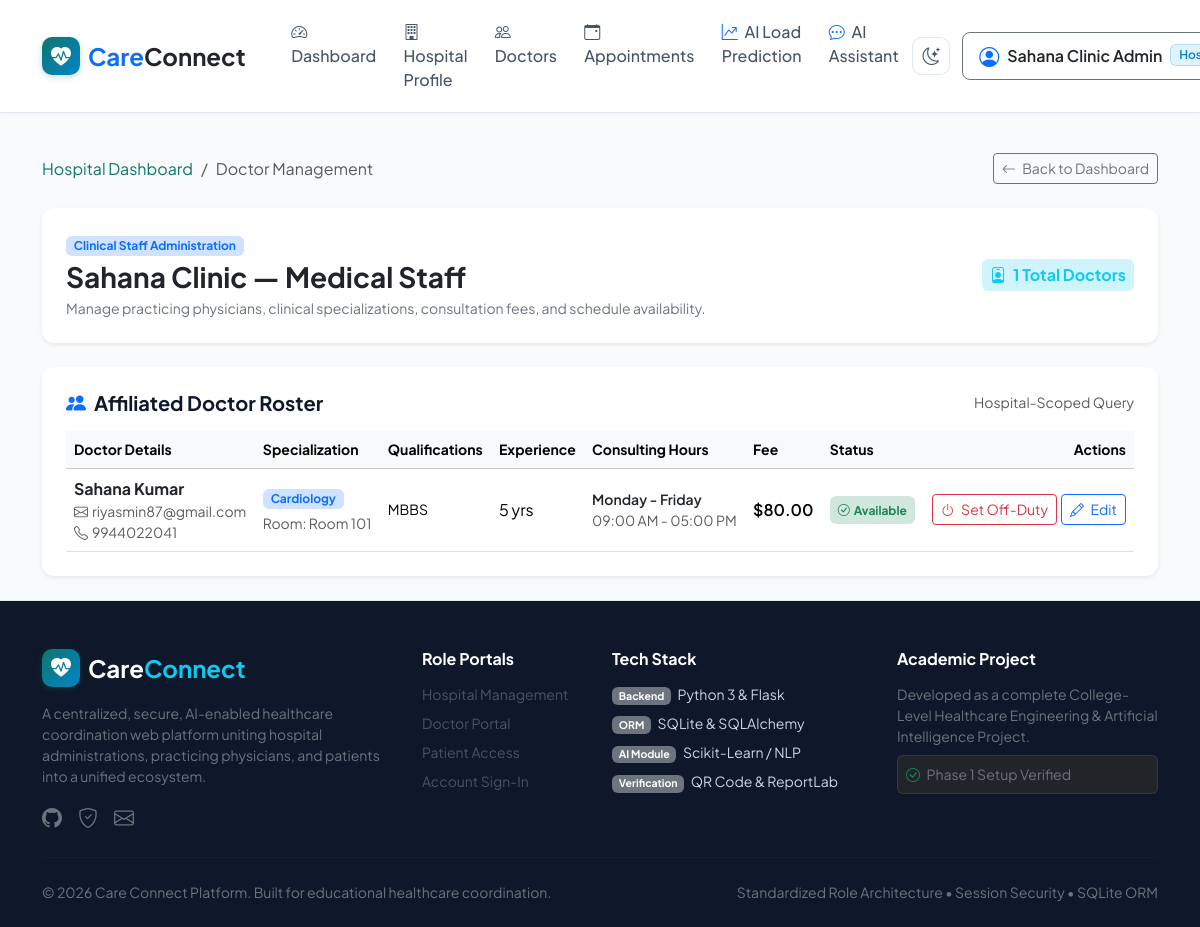
The page /hospital/doctors (signed in) on the database its author committed.
### models/user.py (models this page shows, shortened)
class User(db.Model):
    __tablename__ = 'users'
    ROLE_HOSPITAL = 'hospital'
    ROLE_DOCTOR = 'doctor'
    ROLE_PATIENT = 'patient'
    ROLES = [ROLE_HOSPITAL, ROLE_DOCTOR, ROLE_PATIENT]
    id = db.Column(db.Integer, primary_key=True)
    username = db.Column(db.String(80), unique=True, nullable=False, index=True)
    email = db.Column(db.String(120), unique=True, nullable=False, index=True)
    password_hash = db.Column(db.String(255), nullable=False)
    role = db.Column(db.String(20), nullable=False)
    full_name = db.Column(db.String(120), nullable=False)
    phone = db.Column(db.String(20), nullable=True)
    is_active = db.Column(db.Boolean, default=True)
    created_at = db.Column(db.DateTime, default=lambda: datetime.now(timezone.utc))
    hospital_profile = db.relationship('Hospital', backref='user', uselist=False, cascade='all, delete-orphan')
    doctor_profile = db.relationship('Doctor', backref='user', uselist=False, cascade='all, delete-orphan')
    patient_profile = db.relationship('Patient', backref='user', uselist=False, cascade='all, delete-orphan')
    def is_hospital(self) -> bool:
        return self.role == self.ROLE_HOSPITAL
    def is_doctor(self) -> bool:
        return self.role == self.ROLE_DOCTOR
    def is_patient(self) -> bool:
        return self.role == self.ROLE_PATIENT

### models/hospital.py (models this page shows, shortened)
class Hospital(db.Model):
    __tablename__ = 'hospitals'
    id = db.Column(db.Integer, primary_key=True)
    user_id = db.Column(db.Integer, db.ForeignKey('users.id', ondelete='CASCADE'), nullable=False, unique=True)
    name = db.Column(db.String(150), nullable=False, index=True)
    registration_number = db.Column(db.String(50), unique=True, nullable=False)
    hospital_type = db.Column(db.String(100), default='General Hospital', nullable=False)
    address = db.Column(db.String(255), nullable=False)
    city = db.Column(db.String(100), nullable=False, index=True)
    contact_email = db.Column(db.String(120), nullable=True)
    contact_phone = db.Column(db.String(20), nullable=True)
    total_beds = db.Column(db.Integer, default=150)
    available_beds = db.Column(db.Integer, default=45)
    emergency_available = db.Column(db.Boolean, default=True)
    operational_status = db.Column(db.String(60), default='Normal Operations', nullable=False)
    daily_notice = db.Column(db.Text, nullable=True)
    doctors = db.relationship('Doctor', backref='hospital', lazy='dynamic')
    appointments = db.relationship('Appointment', backref='hospital', lazy='dynamic')

### models/doctor.py (models this page shows, shortened)
class Doctor(db.Model):
    __tablename__ = 'doctors'
    id = db.Column(db.Integer, primary_key=True)
    user_id = db.Column(db.Integer, db.ForeignKey('users.id', ondelete='CASCADE'), nullable=False, unique=True)
    hospital_id = db.Column(db.Integer, db.ForeignKey('hospitals.id', ondelete='SET NULL'), nullable=True)
    specialization = db.Column(db.String(100), nullable=False, index=True)
    qualification = db.Column(db.String(120), nullable=False)
    experience_years = db.Column(db.Integer, default=5)
    consultation_fee = db.Column(db.Float, default=50.0)
    is_available = db.Column(db.Boolean, default=True)
    available_days = db.Column(db.String(100), default="Monday - Friday")
    available_time = db.Column(db.String(60), default="09:00 AM - 05:00 PM")
    room_number = db.Column(db.String(20), default="Room 101")
    bio = db.Column(db.Text, nullable=True)
    appointments = db.relationship('Appointment', backref='doctor', lazy='dynamic')

### routes/hospital.py (the view)
@hospital_bp.route('/doctors')
@role_required(User.ROLE_HOSPITAL)
def doctors():
    current_user = get_current_user()
    hospital = get_authenticated_hospital(current_user)
    doctors_list = Doctor.query.filter_by(hospital_id=hospital.id).all() if hospital else []
    return render_template(
        'dashboards/hospital_doctors.html',
        hospital=hospital,
        doctors=doctors_list,
        user=current_user
    )

### templates/dashboards/hospital_doctors.html (shortened to what this page needs)
{% extends 'base.html' %}
{% block content %}
<div class="container py-4">
    <div class="d-flex justify-content-between align-items-center mb-4">
        <nav aria-label="breadcrumb">
            <ol class="breadcrumb mb-0">
                <li class="breadcrumb-item"><a href="{{ url_for('hospital.dashboard') }}">Hospital Dashboard</a></li>
                <li class="breadcrumb-item active" aria-current="page">Doctor Management</li>
            </ol>
        </nav>
        <a href="{{ url_for('hospital.dashboard') }}" class="btn btn-sm btn-outline-secondary">
            <i class="bi bi-arrow-left me-1"></i> Back to Dashboard
        </a>
    </div>
    <div class="card card-care p-4 mb-4 border-0 shadow-sm">
        <div class="d-flex flex-wrap justify-content-between align-items-center gap-3">
            <div>
                <span class="badge bg-primary-subtle text-primary mb-1">Clinical Staff Administration</span>
                <h3 class="fw-bold mb-1 text-dark">{{ hospital.name }} — Medical Staff</h3>
                <p class="text-secondary small mb-0">
                    Manage practicing physicians, clinical specializations, consultation fees, and schedule availability.
                </p>
            </div>
            <div>
                <span class="badge bg-info-subtle text-info p-2 fs-6">
                    <i class="bi bi-person-badge me-1"></i> {{ doctors|length }} Total Doctors
                </span>
            </div>
        </div>
    </div>
    <div class="card card-care p-4 border-0 shadow-sm">
        <div class="d-flex justify-content-between align-items-center mb-3">
            <h5 class="fw-bold mb-0"><i class="bi bi-people-fill text-primary me-2"></i>Affiliated Doctor Roster</h5>
            <span class="text-muted small">Hospital-Scoped Query</span>
        </div>
        <div class="table-responsive">
            <table class="table table-hover align-middle mb-0">
                <thead class="table-light small">
                    <tr>
                        <th>Doctor Details</th>
                        <th>Specialization</th>
                        <th>Qualifications</th>
                        <th>Experience</th>
                        <th>Consulting Hours</th>
                        <th>Fee</th>
                        <th>Status</th>
                        <th class="text-end">Actions</th>
                    </tr>
                </thead>
                <tbody>
                    {% for doc in doctors %}
                    <tr>
                        <td>
                            <div class="fw-bold text-dark">{{ doc.user.full_name if doc.user else "Doctor" }}</div>
                            <span class="text-muted small d-block"><i class="bi bi-envelope me-1"></i>{{ doc.user.email if doc.user else "" }}</span>
                            <span class="text-muted small d-block"><i class="bi bi-telephone me-1"></i>{{ doc.user.phone if doc.user else "N/A" }}</span>
                        </td>
                        <td>
                            <span class="badge bg-primary-subtle text-primary">{{ doc.specialization }}</span>
                            <div class="small text-muted mt-1">Room: {{ doc.room_number }}</div>
                        </td>
                        <td class="small">{{ doc.qualification }}</td>
                        <td>{{ doc.experience_years }} yrs</td>
                        <td class="small">
                            <div class="fw-semibold text-dark">{{ doc.available_days }}</div>
                            <span class="text-muted">{{ doc.available_time }}</span>
                        </td>
                        <td class="fw-semibold">${{ "%.2f"|format(doc.consultation_fee) }}</td>
                        <td>
                            {% if doc.is_available %}
                                <span class="badge bg-success-subtle text-success p-2">
                                    <i class="bi bi-check-circle me-1"></i>Available
                                </span>
                            {% else %}
                                <span class="badge bg-secondary-subtle text-secondary p-2">
                                    <i class="bi bi-dash-circle me-1"></i>Off-Duty
                                </span>
                            {% endif %}
                        </td>
                        <td class="text-end">
                            <div class="d-inline-flex gap-1">
                                <form method="POST" action="{{ url_for('hospital.toggle_doctor_availability', doctor_id=doc.id) }}">
                                    <button type="submit" class="btn btn-sm {% if doc.is_available %}btn-outline-danger{% else %}btn-outline-success{% endif %}" title="Toggle Availability Status">
                                        <i class="bi bi-power me-1"></i> {% if doc.is_available %}Set Off-Duty{% else %}Set Available{% endif %}
                                    </button>
                                </form>
                                <a href="{{ url_for('hospital.edit_doctor', doctor_id=doc.id) }}" class="btn btn-sm btn-outline-primary" title="Edit Doctor Profile">
                                    <i class="bi bi-pencil me-1"></i> Edit
                                </a>
                            </div>
                        </td>
                    </tr>
                    {% endfor %}
                </tbody>
            </table>
        </div>
    </div>
</div>
{% endblock %}

### templates/components/navbar.html (shortened to what this page needs)
<nav class="navbar navbar-expand-lg navbar-careconnect sticky-top">
    <div class="container">
        <a class="navbar-brand d-flex align-items-center gap-2 fw-bold text-dark" href="{{ url_for('main.index') }}">
            <div class="brand-badge">
                <i class="bi bi-heart-pulse-fill"></i>
            </div>
            <span class="fs-4 text-primary">Care<span class="text-dark">Connect</span></span>
        </a>
        <div class="collapse navbar-collapse" id="navbarContent">
            <ul class="navbar-nav me-auto mb-2 mb-lg-0 ms-lg-3">
                {% if not current_user %}
                    <li class="nav-item">
                        <a class="nav-link" href="{{ url_for('main.index') }}">
                            <i class="bi bi-house-door me-1" aria-hidden="true"></i> Home
                        </a>
                    </li>
                    <li class="nav-item">
                        <a class="nav-link" href="{{ url_for('main.about') }}">
                            <i class="bi bi-info-circle me-1" aria-hidden="true"></i> About & Architecture
                        </a>
                    </li>
                {% elif current_user.is_hospital() %}
                    <li class="nav-item">
                        <a class="nav-link" href="{{ url_for('hospital.dashboard') }}">
                            <i class="bi bi-speedometer2 me-1" aria-hidden="true"></i> Dashboard
                        </a>
                    </li>
                    <li class="nav-item">
                        <a class="nav-link" href="{{ url_for('hospital.profile') }}">
                            <i class="bi bi-building me-1" aria-hidden="true"></i> Hospital Profile
                        </a>
                    </li>
                    <li class="nav-item">
                        <a class="nav-link" href="{{ url_for('hospital.doctors') }}">
                            <i class="bi bi-people me-1" aria-hidden="true"></i> Doctors
                        </a>
                    </li>
                    <li class="nav-item">
                        <a class="nav-link" href="{{ url_for('hospital.appointments') }}">
                            <i class="bi bi-calendar-event me-1" aria-hidden="true"></i> Appointments
                        </a>
                    </li>
                    <li class="nav-item">
                        <a class="nav-link" href="{{ url_for('hospital.ai_load_prediction') }}">
                            <i class="bi bi-graph-up-arrow me-1 text-primary" aria-hidden="true"></i> AI Load Prediction
                        </a>
                    </li>
                    <li class="nav-item">
                        <a class="nav-link" href="{{ url_for('assistant.assistant') }}">
                            <i class="bi bi-chat-dots me-1 text-primary" aria-hidden="true"></i> AI Assistant
                        </a>
                    </li>
                {% endif %}
            </ul>
            <div class="d-flex align-items-center gap-2">
                <button type="button" class="btn-theme-toggle me-1" id="themeToggleBtn" aria-label="Switch to dark theme" title="Toggle Light / Dark Theme">
                    <i class="bi bi-moon-stars" id="themeIcon" aria-hidden="true"></i>
                </button>
                {% if current_user %}
                    <div class="dropdown">
                        <button class="btn btn-outline-secondary dropdown-toggle d-flex align-items-center gap-2 py-2 px-3 rounded-3" type="button" data-bs-toggle="dropdown" aria-expanded="false" aria-label="User account menu">
                            <i class="bi bi-person-circle fs-5 text-primary" aria-hidden="true"></i>
                            <span class="fw-semibold text-dark">{{ current_user.full_name }}</span>
                            {% if current_user.is_hospital() %}
                                <span class="badge badge-hospital">Hospital</span>
                            {% elif current_user.is_doctor() %}
                                <span class="badge badge-doctor">Doctor</span>
                            {% elif current_user.is_patient() %}
                                <span class="badge badge-patient">Patient</span>
                            {% endif %}
                        </button>
                    </div>
                {% endif %}
            </div>
        </div>
    </div>
</nav>

### rows shown on the page
User: full_name "Sahana Clinic Admin"
Hospital: name "Sahana Clinic"
Doctor: user "Sahana Kumar", user "riyasmin87@gmail.com", user "9944022041", specialization "Cardiology", room_number "Room 101", qualification "MBBS", experience_years "5", available_days "Monday - Friday", available_time "09:00 AM - 05:00 PM", consultation_fee "80.00", is_available True (drawn)

### other values the page prints
{{ doctors|length }} "1"
